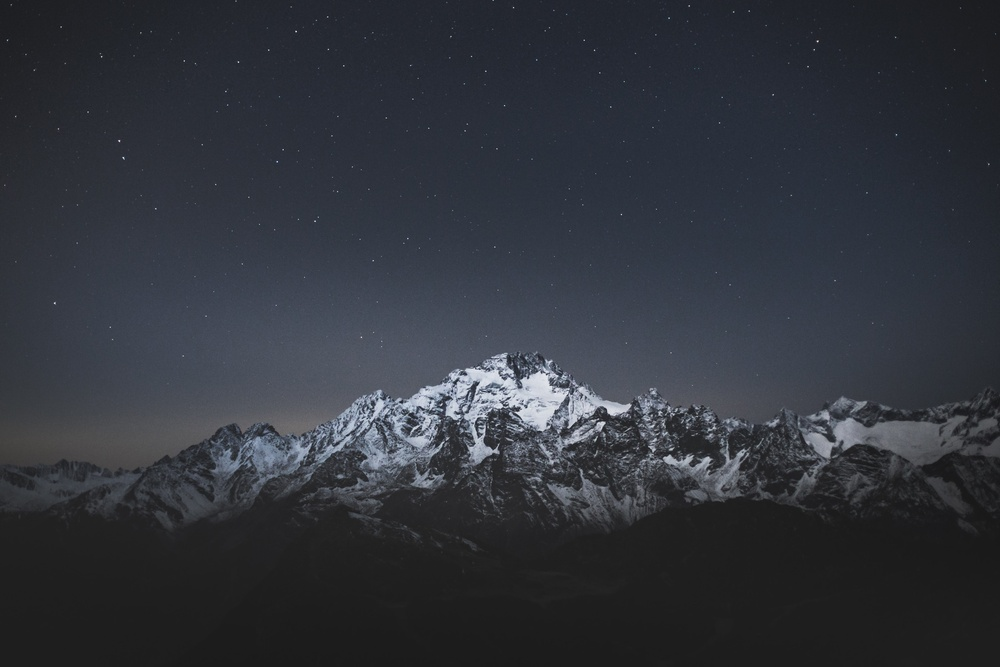
#> input picture images/1.jpg, 1000 x 667 px, shrunk from 4702 x 3135 before the run
$ python 2_getting_and_setting.py --image images/1.jpg
#> lines starting #> are read from the running program, lines starting #| are printed output that depends on the picture; after the words box and inside, x2 and y2 are one past the last pixel; in counts of white or black regions, pixels touching at a corner belong together
from __future__ import print_function
import argparse
import cv2

ap = argparse.ArgumentParser(description="ArgumentParser")
ap.add_argument("-i", "--image", required = True,
help = "Path to the image")
args = vars(ap.parse_args())

image = cv2.imread(args["image"])
#> image is the input picture: shape (667, 1000, 3); mean B, G, R 59.7, 52.4, 49
cv2.imshow("Original", image)

(b, g, r) = image[0, 0]
#> b = 35; g = 31; r = 30
print("Pixel at (0, 0)- Red: {}, Green: {}, Blue: {}".format(r,
g, b))
#| Pixel at (0, 0)- Red: 30, Green: 31, Blue: 35

image[0, 0] = (0, 0, 255)
#> image: shape (667, 1000, 3); under 0.01% of pixels changed, all inside (x1, y1, x2, y2) = (0, 0, 1, 1)
(b, g, r) = image[0, 0]
#> b = 0; g = 0; r = 255
print("Pixel at (0, 0)- Red: {}, Green: {}, Blue: {}".format(r,
g, b))
#| Pixel at (0, 0)- Red: 255, Green: 0, Blue: 0


corner = image[0:100, 0:100]
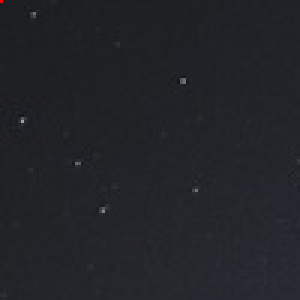
#> corner: shape (100, 100, 3) (shown 3 times larger); mean B, G, R 40.4, 35.6, 34.2
cv2.imshow("Corner", corner)

image[0:100, 0:100] = (0, 255, 0)
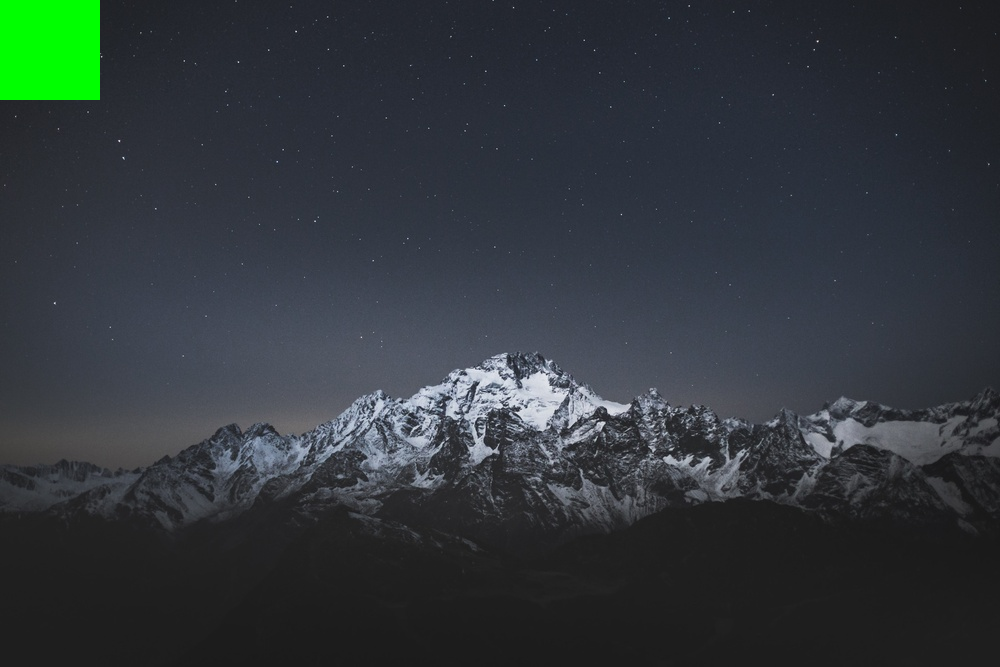
#> image: shape (667, 1000, 3); mean B, G, R 59.1, 55.7, 48.5

cv2.imshow("Updated", image)

cv2.waitKey(0)
# python 2_getting_and_setting.py --i images/bird.jpg
